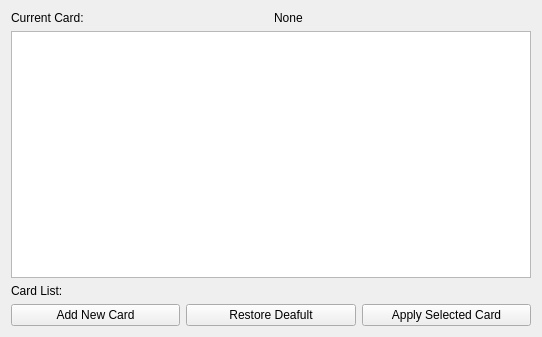
<?xml version="1.0" encoding="UTF-8"?>
<ui version="4.0">
 <class>MainWindow</class>
 <widget class="QMainWindow" name="MainWindow">
  <property name="geometry">
   <rect>
    <x>0</x>
    <y>0</y>
    <width>542</width>
    <height>337</height>
   </rect>
  </property>
  <property name="windowTitle">
   <string>MainWindow</string>
  </property>
  <widget class="QWidget" name="centralWidget">
   <layout class="QVBoxLayout" name="verticalLayout_2">
    <item>
     <layout class="QHBoxLayout" name="horizontalLayout">
      <item>
       <widget class="QLabel" name="label">
        <property name="text">
         <string>Current Card: </string>
        </property>
       </widget>
      </item>
      <item>
       <widget class="QLabel" name="lblCurrentCard">
        <property name="sizePolicy">
         <sizepolicy hsizetype="Minimum" vsizetype="Preferred">
          <horstretch>0</horstretch>
          <verstretch>0</verstretch>
         </sizepolicy>
        </property>
        <property name="minimumSize">
         <size>
          <width>150</width>
          <height>0</height>
         </size>
        </property>
        <property name="text">
         <string>None</string>
        </property>
       </widget>
      </item>
     </layout>
    </item>
    <item>
     <layout class="QVBoxLayout" name="verticalLayout">
      <item>
       <widget class="QListView" name="listView"/>
      </item>
      <item>
       <widget class="QLabel" name="label_2">
        <property name="text">
         <string>Card List:</string>
        </property>
       </widget>
      </item>
     </layout>
    </item>
    <item>
     <layout class="QHBoxLayout" name="horizontalLayout_2">
      <item>
       <widget class="QPushButton" name="btnAdd">
        <property name="text">
         <string>Add New Card</string>
        </property>
       </widget>
      </item>
      <item>
       <widget class="QPushButton" name="btnRestore">
        <property name="text">
         <string>Restore Deafult</string>
        </property>
       </widget>
      </item>
      <item>
       <widget class="QPushButton" name="btnApply">
        <property name="text">
         <string>Apply Selected Card</string>
        </property>
       </widget>
      </item>
     </layout>
    </item>
   </layout>
  </widget>
 </widget>
 <layoutdefault spacing="6" margin="11"/>
 <resources/>
 <connections/>
</ui>
